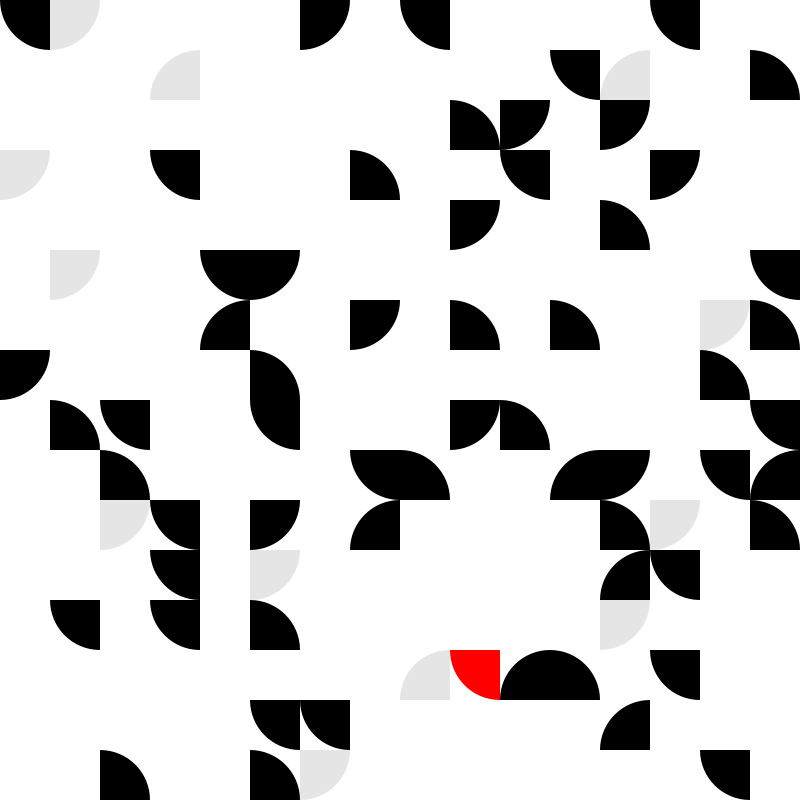
Frame 1 (no input)
Frame 60 (the mouse pressed at the canvas centre just before this capture): identical to frame 1, image omitted
Frame 120 (the mouse held since frame 60 and released just before this capture): identical to frame 1, image omitted

The Processing sketch that drew this single still picture (run headless with seeded random() and noise(); from frame 60 on, the mouse is pressed at the canvas centre):

// Processing sketch: processing_67240
// ── processing_67240.pde

int oldrot = 0;
int arcSize = 100;

void setup() {
  size(800, 800);
  colorMode(RGB, 1);
  background(1);
  smooth();

  for (int x=0; x<=width; x+=arcSize/2) {
    for (int y=0; y<=height; y+=arcSize/2) {
      int rot = int(random(4)) * 90;
      oldrot = rot;
      if (rot != oldrot) {
        drawArc(x, y, rot);
      } 
      else {
        rot = int(random(4)) * 90;
        drawArc(x, y, rot);
      }
    }
  }
}

int randomColor() {
  float prob = int(random(100));

  if (prob<1) {
    return(color(1, 0, 0));
  }
  if (prob<10) {
    return(color(.9));
  } 
  if (prob<80) {
    return(color(1));
  } 
  else {
    return(color(0));
  }
}

void drawArc(int xpos, int ypos, int rot) {
  noStroke();
  int c = randomColor();
  fill(c);

  switch(rot) {
  case 90:
    pushMatrix();
    translate(xpos+(arcSize/2), ypos);
    rotate(radians(90));
    //fill(255,0,0);
    arc(0, 0, arcSize, arcSize, 0, PI/2);
    popMatrix();
    break;
  case 180:
    pushMatrix();
    translate(xpos+(arcSize/2), ypos+(arcSize/2));
    rotate(radians(180));
    //fill(255,0,0);
    arc(0, 0, arcSize, arcSize, 0, PI/2);
    popMatrix();
    break;
  case 270:
    pushMatrix();
    translate(xpos, ypos+(arcSize/2));
    rotate(radians(270));
    //fill(255,0,0);
    arc(0, 0, arcSize, arcSize, 0, PI/2);
    popMatrix();
    break;
  default: 
    pushMatrix();
    translate(xpos, ypos);
    rotate(radians(rot));
    arc(0, 0, arcSize, arcSize, 0, PI/2);
    popMatrix();
    break;
  }
}

void reset() {
  setup();
  draw();
}

void keyPressed() {
  if (key=='r') reset();
  if (key=='q') exit();
}

void mousePressed() {
  reset();
}

void draw() {
}
